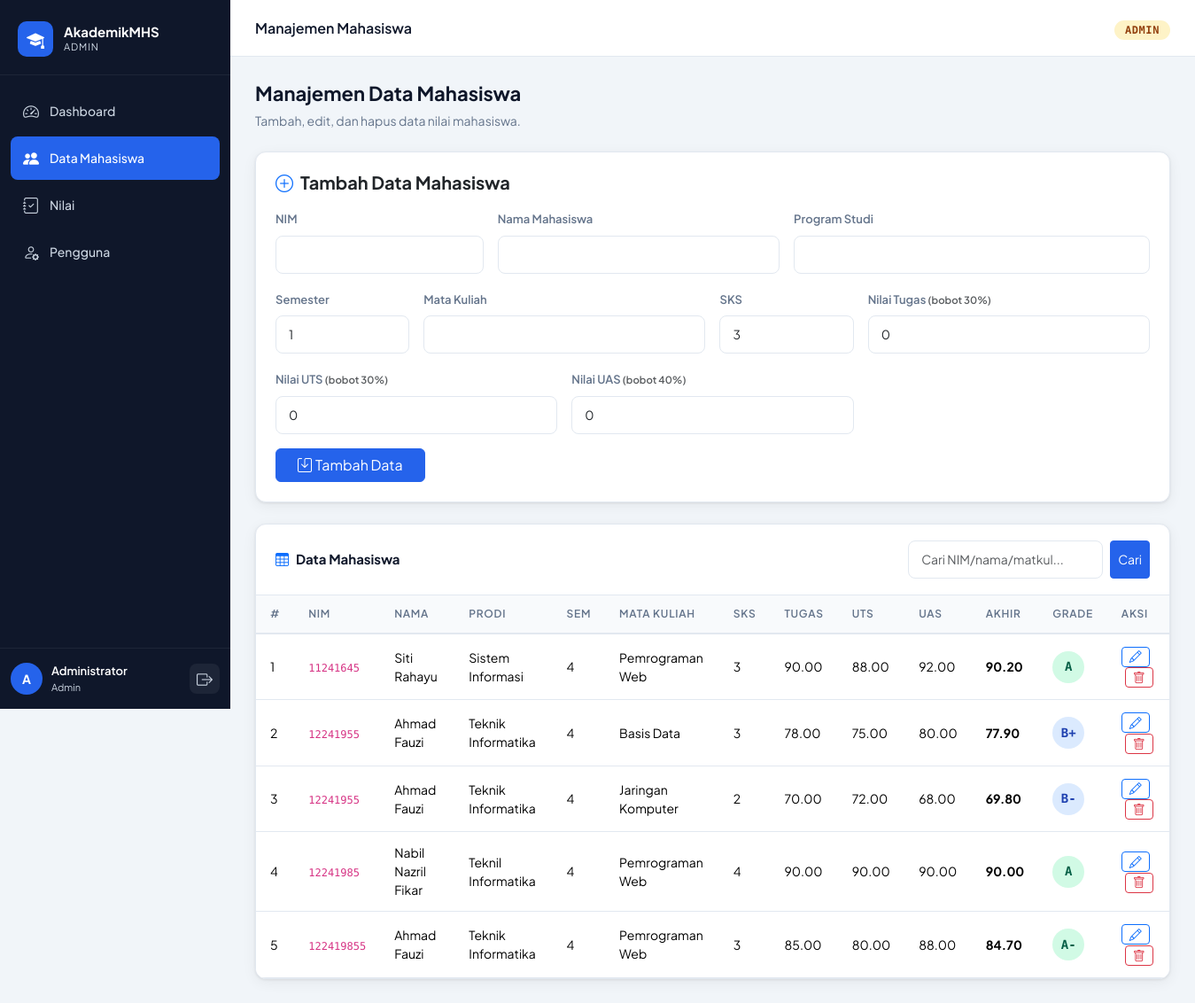
/pages/admin/mahasiswa.php (signed in), run on the app's committed database.
### tables this page shows
CREATE TABLE `mahasiswa` (
  `id` int(11) NOT NULL,
  `nim` varchar(20) NOT NULL,
  `nama` varchar(100) NOT NULL,
  `program_studi` varchar(60) NOT NULL,
  `semester` tinyint(4) NOT NULL DEFAULT 1,
  `mata_kuliah` varchar(80) NOT NULL,
  `sks` tinyint(4) NOT NULL DEFAULT 3,
  `nilai_tugas` decimal(5,2) DEFAULT 0.00,
  `nilai_uts` decimal(5,2) DEFAULT 0.00,
  `nilai_uas` decimal(5,2) DEFAULT 0.00,
  `nilai_akhir` decimal(5,2) DEFAULT 0.00,
  `huruf` char(2) DEFAULT '-',
  `bobot` decimal(3,2) DEFAULT 0.00,
  `created_at` timestamp NOT NULL DEFAULT current_timestamp(),
  `updated_at` timestamp NOT NULL DEFAULT current_timestamp() ON UPDATE current_timestamp()
);

### includes/auth.php (called while the page is built, shortened)
<?php
function getUser() {
    return $_SESSION ?? [];
}

### pages/admin/mahasiswa.php (the view, shortened to what this page needs)
<?php
require_once '../../includes/config.php';
require_once '../../includes/auth.php';
$editData = null;
$search = trim($_GET['search'] ?? '');
$searchSql = '';
$rows = $conn->query("SELECT * FROM mahasiswa $searchSql ORDER BY nim, mata_kuliah");
require_once '../../includes/header.php';
function gradeClass($h) {
    $h = substr(trim($h), 0, 1);
    return 'grade-' . ($h ?: 'E');
}
?>
<div class="page-heading">
    <h1>Manajemen Data Mahasiswa</h1>
    <p>Tambah, edit, dan hapus data nilai mahasiswa.</p>
</div>
<div class="card mb-4">
    <div class="card-body">
        <h5 class="fw-bold mb-3"><i class="bi bi-<?= $editData ? 'pencil-square' : 'plus-circle' ?> me-2 text-primary"></i><?= $editData ? 'Edit Data' : 'Tambah Data' ?> Mahasiswa</h5>
        <form method="POST">
            <div class="row g-3">
                <div class="col-md-3">
                    <label class="form-label">NIM</label>
                    <input type="text" name="nim" class="form-control" required value="<?= htmlspecialchars($editData['nim'] ?? '') ?>">
                </div>
                <div class="col-md-4">
                    <label class="form-label">Nama Mahasiswa</label>
                    <input type="text" name="nama" class="form-control" required value="<?= htmlspecialchars($editData['nama'] ?? '') ?>">
                </div>
                <div class="col-md-5">
                    <label class="form-label">Program Studi</label>
                    <input type="text" name="program_studi" class="form-control" required value="<?= htmlspecialchars($editData['program_studi'] ?? '') ?>">
                </div>
                <div class="col-md-2">
                    <label class="form-label">Semester</label>
                    <input type="number" name="semester" class="form-control" min="1" max="14" required value="<?= $editData['semester'] ?? 1 ?>">
                </div>
                <div class="col-md-4">
                    <label class="form-label">Mata Kuliah</label>
                    <input type="text" name="mata_kuliah" class="form-control" required value="<?= htmlspecialchars($editData['mata_kuliah'] ?? '') ?>">
                </div>
                <div class="col-md-2">
                    <label class="form-label">SKS</label>
                    <input type="number" name="sks" class="form-control" min="1" max="6" required value="<?= $editData['sks'] ?? 3 ?>">
                </div>
                <div class="col-md-4">
                    <label class="form-label">Nilai Tugas <small class="text-muted">(bobot 30%)</small></label>
                    <input type="number" step="0.01" min="0" max="100" name="nilai_tugas" class="form-control" value="<?= $editData['nilai_tugas'] ?? 0 ?>">
                </div>
                <div class="col-md-4">
                    <label class="form-label">Nilai UTS <small class="text-muted">(bobot 30%)</small></label>
                    <input type="number" step="0.01" min="0" max="100" name="nilai_uts" class="form-control" value="<?= $editData['nilai_uts'] ?? 0 ?>">
                </div>
                <div class="col-md-4">
                    <label class="form-label">Nilai UAS <small class="text-muted">(bobot 40%)</small></label>
                    <input type="number" step="0.01" min="0" max="100" name="nilai_uas" class="form-control" value="<?= $editData['nilai_uas'] ?? 0 ?>">
                </div>
            </div>
            <div class="mt-3 d-flex gap-2">
                <button type="submit" class="btn btn-primary px-4">
                    <i class="bi bi-save me-1"></i><?= $editData ? 'Simpan Perubahan' : 'Tambah Data' ?>
                </button>
            </div>
        </form>
    </div>
</div>
<div class="table-card">
    <div class="table-card-header">
        <span class="table-card-title"><i class="bi bi-table me-2 text-primary"></i>Data Mahasiswa</span>
        <form method="GET" class="d-flex gap-2">
            <input type="text" name="search" class="form-control form-control-sm" placeholder="Cari NIM/nama/matkul..." value="<?= htmlspecialchars($search) ?>" style="width:220px">
            <button type="submit" class="btn btn-sm btn-primary">Cari</button>
        </form>
    </div>
    <div class="table-responsive">
        <table class="table">
            <thead>
                <tr>
                    <th>#</th><th>NIM</th><th>Nama</th><th>Prodi</th><th>Sem</th>
                    <th>Mata Kuliah</th><th>SKS</th><th>Tugas</th><th>UTS</th><th>UAS</th>
                    <th>Akhir</th><th>Grade</th><th>Aksi</th>
                </tr>
            </thead>
            <tbody>
                <?php $no=1; while ($row = $rows->fetch_assoc()): ?>
                <tr>
                    <td><?= $no++ ?></td>
                    <td><code style="font-family:'DM Mono',monospace;font-size:12px"><?= $row['nim'] ?></code></td>
                    <td><?= htmlspecialchars($row['nama']) ?></td>
                    <td><?= htmlspecialchars($row['program_studi']) ?></td>
                    <td><?= $row['semester'] ?></td>
                    <td><?= htmlspecialchars($row['mata_kuliah']) ?></td>
                    <td><?= $row['sks'] ?></td>
                    <td><?= $row['nilai_tugas'] ?></td>
                    <td><?= $row['nilai_uts'] ?></td>
                    <td><?= $row['nilai_uas'] ?></td>
                    <td><strong><?= $row['nilai_akhir'] ?></strong></td>
                    <td>
                        <span class="grade-badge <?= gradeClass($row['huruf']) ?>">
                            <?= $row['huruf'] ?>
                        </span>
                    </td>
                    <td>
                        <a href="mahasiswa.php?edit=<?= $row['id'] ?>" class="btn btn-xs btn-outline-primary btn-sm py-0 px-2" title="Edit">
                            <i class="bi bi-pencil"></i>
                        </a>
                        <a href="mahasiswa.php?delete=<?= $row['id'] ?>"
                            class="btn btn-xs btn-outline-danger btn-sm py-0 px-2 ms-1"
                            onclick="return confirm('Hapus data ini?')" title="Hapus">
                            <i class="bi bi-trash"></i>
                        </a>
                    </td>
                </tr>
                <?php endwhile; ?>
            </tbody>
        </table>
    </div>
</div>
<?php require_once '../../includes/footer.php'; ?>

### includes/header.php (shortened to what this page needs)
<?php
$user = getUser();
$role = $user['hakakses'] ?? '';
$navLinks = [];
if ($role === 'admin') {
    $navLinks = [
        ['url' => APP_URL . '/pages/admin/dashboard.php',  'icon' => 'bi-speedometer2', 'label' => 'Dashboard'],
        ['url' => APP_URL . '/pages/admin/mahasiswa.php',  'icon' => 'bi-people-fill',  'label' => 'Data Mahasiswa'],
        ['url' => APP_URL . '/pages/admin/nilai.php',      'icon' => 'bi-journal-check', 'label' => 'Nilai'],
        ['url' => APP_URL . '/pages/admin/users.php',      'icon' => 'bi-person-gear',  'label' => 'Pengguna'],
    ];
} elseif ($role === 'dosen') {
    $navLinks = [
        ['url' => APP_URL . '/pages/dosen/dashboard.php', 'icon' => 'bi-speedometer2', 'label' => 'Dashboard'],
        ['url' => APP_URL . '/pages/dosen/nilai.php',     'icon' => 'bi-journal-check', 'label' => 'Input Nilai'],
    ];
} elseif ($role === 'mahasiswa') {
    $navLinks = [
        ['url' => APP_URL . '/pages/mahasiswa/dashboard.php', 'icon' => 'bi-speedometer2', 'label' => 'Dashboard'],
        ['url' => APP_URL . '/pages/mahasiswa/nilai.php',     'icon' => 'bi-bar-chart-fill', 'label' => 'Nilai Saya'],
    ];
}
?>
<!DOCTYPE html>
<html lang="id">
<head>
    <link href="https://cdn.jsdelivr.net/npm/bootstrap@5.3.3/dist/css/bootstrap.min.css" rel="stylesheet">
    <link href="https://cdn.jsdelivr.net/npm/bootstrap-icons@1.11.3/font/bootstrap-icons.min.css" rel="stylesheet">
    <link href="<?= APP_URL ?>/css/style.css" rel="stylesheet">
</head>
<body>
<div class="sidebar" id="sidebar">
    <div class="sidebar-brand">
        <div class="brand-icon"><i class="bi bi-mortarboard-fill"></i></div>
        <div class="brand-text">
            <span class="brand-name">AkademikMHS</span>
            <span class="brand-role"><?= ucfirst($role) ?></span>
        </div>
    </div>
    <nav class="sidebar-nav">
        <?php foreach ($navLinks as $link): ?>
        <a href="<?= $link['url'] ?>" class="nav-link <?= (strpos($_SERVER['REQUEST_URI'], basename($link['url'])) !== false) ? 'active' : '' ?>">
            <i class="bi <?= $link['icon'] ?>"></i>
            <span><?= $link['label'] ?></span>
        </a>
        <?php endforeach; ?>
    </nav>
    <div class="sidebar-footer">
        <div class="user-info">
            <div class="user-avatar"><?= strtoupper(substr($user['nama'] ?? 'U', 0, 1)) ?></div>
            <div class="user-detail">
                <span class="user-name"><?= htmlspecialchars($user['nama'] ?? '') ?></span>
                <span class="user-role"><?= ucfirst($role) ?></span>
            </div>
        </div>
        <a href="<?= APP_URL ?>/logout.php" class="logout-btn" title="Logout">
            <i class="bi bi-box-arrow-right"></i>
        </a>
    </div>
</div>
<div class="main-wrapper">
    <header class="topbar">
        <div class="topbar-title"><?= PAGE_TITLE ?></div>
        <div class="topbar-right">
            <span class="badge-role badge-<?= $role ?>"><?= ucfirst($role) ?></span>
        </div>
    </header>
    <main class="main-content">

### includes/footer.php (shortened to what this page needs)
    </main>
</div>
</body>
</html>

### data on the page
mahasiswa: nim "11241645", nama "Siti Rahayu", program_studi "Sistem Informasi", semester "4", mata_kuliah "Pemrograman Web", sks "3", nilai_tugas "90.00", nilai_uts "88.00", nilai_uas "92.00", nilai_akhir "90.20", huruf "A"
mahasiswa: nim "12241955", nama "Ahmad Fauzi", program_studi "Teknik Informatika", semester "4", mata_kuliah "Basis Data", sks "3", nilai_tugas "78.00", nilai_uts "75.00", nilai_uas "80.00", nilai_akhir "77.90", huruf "B+"
mahasiswa: nim "12241955", nama "Ahmad Fauzi", program_studi "Teknik Informatika", semester "4", mata_kuliah "Jaringan Komputer", sks "2", nilai_tugas "70.00", nilai_uts "72.00", nilai_uas "68.00", nilai_akhir "69.80", huruf "B-"
mahasiswa: nim "12241985", nama "Nabil Nazril Fikar", program_studi "Teknil Informatika", semester "4", mata_kuliah "Pemrograman Web", sks "4", nilai_tugas "90.00", nilai_uts "90.00", nilai_uas "90.00", nilai_akhir "90.00", huruf "A"
mahasiswa: nim "122419855", nama "Ahmad Fauzi", program_studi "Teknik Informatika", semester "4", mata_kuliah "Pemrograman Web", sks "3", nilai_tugas "85.00", nilai_uts "80.00", nilai_uas "88.00", nilai_akhir "84.70", huruf "A-"

### other printed values
$role "ADMIN"
$link['label'] "Dashboard"
$link['label'] "Data Mahasiswa"
$link['label'] "Nilai"
$link['label'] "Pengguna"
substr($user['nama'] ?? 'U', 0, 1) "A"
$user['nama'] "Administrator"
$role "Admin"
PAGE_TITLE "Manajemen Mahasiswa"
